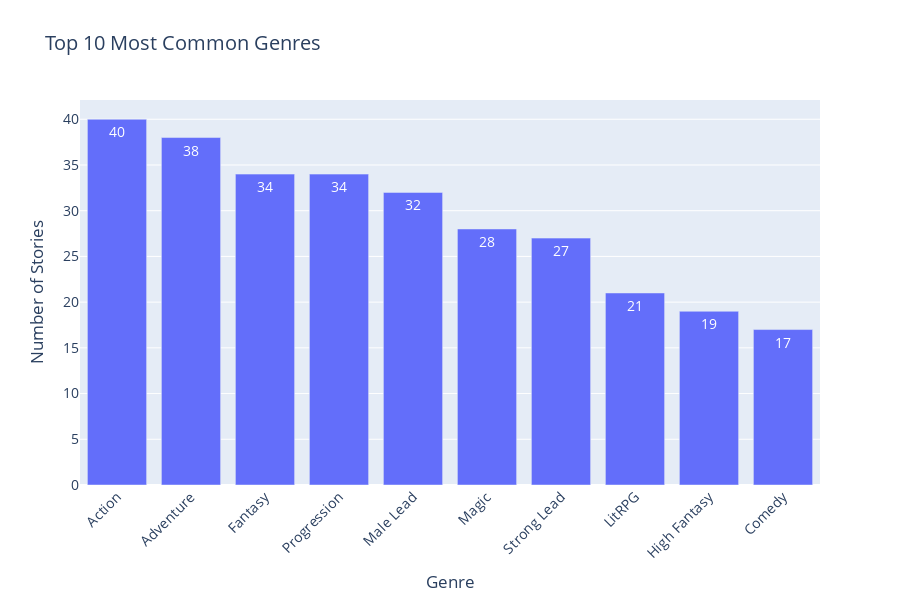
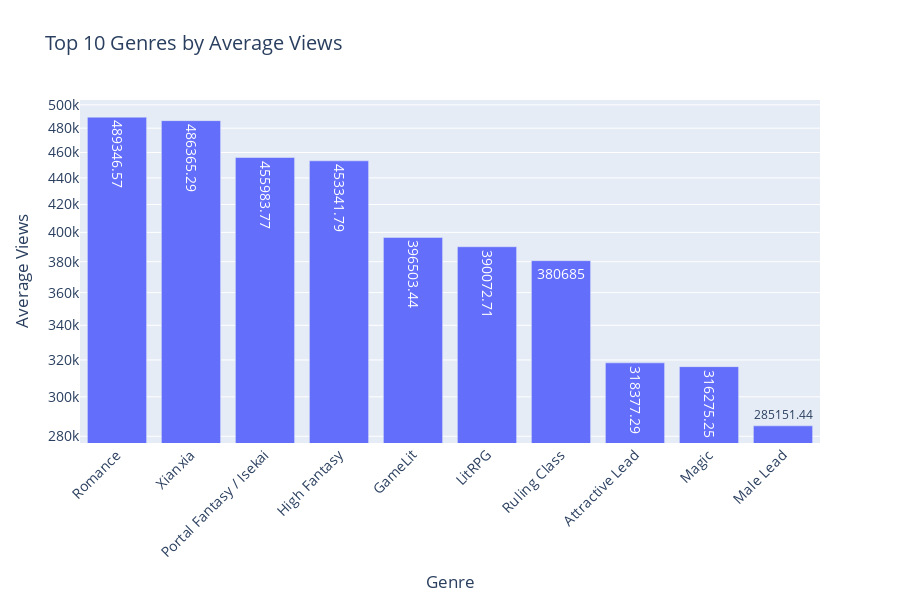
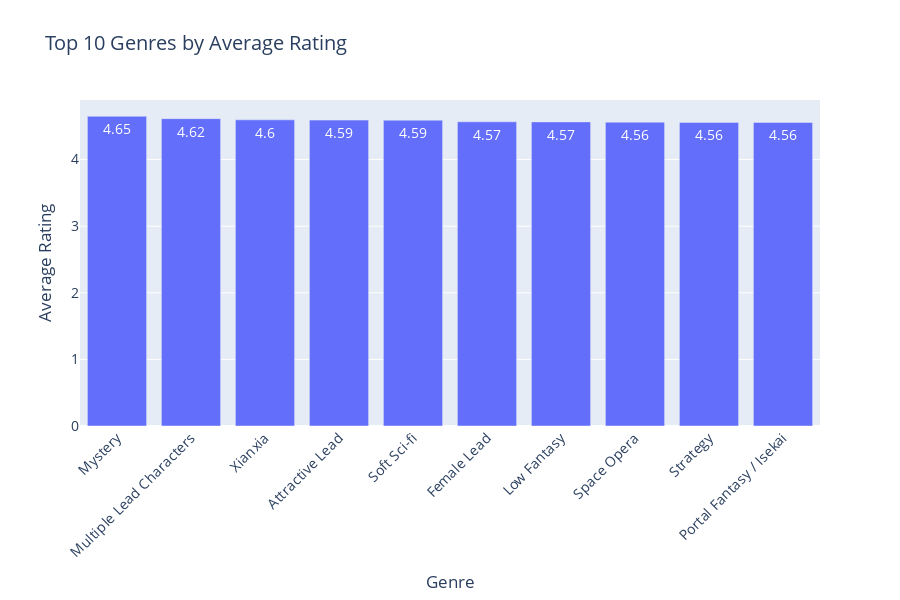

The notebook cell saved with these charts, in order:
### Markdown cell above
## Genre Analysis

Let's analyze the distribution of genres and their relationship with other metrics. This will help us understand which genres are most popular and successful on Royal Road.

### Code cell
# Get genre distribution (handling null values)
genres = df['genre'].fillna('Unknown').str.split(',').explode().str.strip()
genre_counts = genres.value_counts()

# Create bar chart of genre distribution
fig = go.Figure(data=[
    go.Bar(
        x=genre_counts.head(10).index, 
        y=genre_counts.head(10).values,
        text=genre_counts.head(10).values,
        textposition='auto'
    )
])

fig.update_layout(
    title='Top 10 Most Common Genres',
    xaxis_title='Genre',
    yaxis_title='Number of Stories',
    xaxis_tickangle=-45,
    height=600,
    width=900,
    font=dict(size=14),
    margin=dict(b=100)  # Add more margin at the bottom for rotated labels
)
fig.show()

# Calculate and display genre performance metrics
for metric in ['views', 'rating', 'followers']:
    # Create a list to store data for each story-genre pair
    story_genre_data = []
    
    # Process each row (story) individually
    for _, row in df.dropna(subset=['genre', metric]).iterrows():
        if pd.isna(row['genre']) or not row['genre']:
            continue
            
        # Split the genres string into a list
        genres = row['genre'].split(',')
        
        # Add each genre-story pair to our data
        for genre in genres:
            genre = genre.strip()
            if genre:  # Skip empty strings
                story_genre_data.append({
                    'story_id': row['id'],
                    'genre': genre,
                    metric: row[metric]
                })
    
    # Create a DataFrame from our list
    genre_df = pd.DataFrame(story_genre_data)
    
    # Calculate average and count for each genre
    genre_stats = genre_df.groupby('genre').agg({metric: ['mean', 'count']})
    genre_stats.columns = genre_stats.columns.droplevel(0)  # Flatten multi-index
    
    # Filter for genres with at least 5 stories
    genre_stats = genre_stats[genre_stats['count'] >= 5]
    
    # Sort by mean and get top 10
    top_genres = genre_stats.nlargest(10, 'mean').reset_index()
    
    # Create bar chart
    fig = go.Figure(data=[
        go.Bar(
            x=top_genres['genre'],
            y=top_genres['mean'],
            text=np.round(top_genres['mean'], 2),
            textposition='auto',
            customdata=top_genres['count'],
            hovertemplate='Genre: %{x}<br>' +
                         f'Average {metric}: %{{y:,.2f}}<br>' +
                         'Number of stories: %{customdata}<br>'
        )
    ])
    
    fig.update_layout(
        title=f'Top 10 Genres by Average {metric.capitalize()}',
        xaxis_title='Genre',
        yaxis_title=f'Average {metric.capitalize()}',
        xaxis_tickangle=-45,
        height=600,
        width=900,
        font=dict(size=14),
        margin=dict(b=100)
    )
    
    # Use log scale for views and followers
    if metric in ['views', 'followers']:
        fig.update_yaxes(type='log')
    
    fig.show()

### Figure 1 — Plotly figure (JSON) as saved in the notebook; plotly's stock layout.template omitted (floating-point values rounded to 4 significant figures)
{"data": [{"text": [40.0, 38.0, 34.0, 34.0, 32.0, 28.0, 27.0, 21.0, 19.0, 17.0], "textposition": "auto", "type": "bar", "x": ["Action", "Adventure", "Fantasy", "Progression", "Male Lead", "Magic", "Strong Lead", "LitRPG", "High Fantasy", "Comedy"], "y": [40, 38, 34, 34, 32, 28, 27, 21, 19, 17]}], "layout": {"font": {"size": 14}, "height": 600, "margin": {"b": 100}, "title": {"text": "Top 10 Most Common Genres"}, "width": 900, "xaxis": {"tickangle": -45, "title": {"text": "Genre"}}, "yaxis": {"title": {"text": "Number of Stories"}}}}

### Figure 2 — Plotly figure (JSON) as saved in the notebook; plotly's stock layout.template omitted (floating-point values rounded to 4 significant figures)
{"data": [{"customdata": [7, 7, 13, 19, 9, 21, 10, 7, 28, 32], "hovertemplate": "Genre: %{x}<br>Average views: %{y:,.2f}<br>Number of stories: %{customdata}<br>", "text": [489300.0, 486400.0, 456000.0, 453300.0, 396500.0, 390100.0, 380700.0, 318400.0, 316300.0, 285200.0], "textposition": "auto", "type": "bar", "x": ["Romance", "Xianxia", "Portal Fantasy / Isekai", "High Fantasy", "GameLit", "LitRPG", "Ruling Class", "Attractive Lead", "Magic", "Male Lead"], "y": [489300.0, 486400.0, 456000.0, 453300.0, 396500.0, 390100.0, 380700.0, 318400.0, 316300.0, 285200.0]}], "layout": {"font": {"size": 14}, "height": 600, "margin": {"b": 100}, "title": {"text": "Top 10 Genres by Average Views"}, "width": 900, "xaxis": {"tickangle": -45, "title": {"text": "Genre"}}, "yaxis": {"title": {"text": "Average Views"}, "type": "log"}}}

### Figure 3 — Plotly figure (JSON) as saved in the notebook; plotly's stock layout.template omitted (floating-point values rounded to 4 significant figures)
{"data": [{"customdata": [5, 8, 7, 7, 6, 8, 10, 6, 15, 13], "hovertemplate": "Genre: %{x}<br>Average rating: %{y:,.2f}<br>Number of stories: %{customdata}<br>", "text": [4.65, 4.62, 4.6, 4.59, 4.59, 4.57, 4.57, 4.56, 4.56, 4.56], "textposition": "auto", "type": "bar", "x": ["Mystery", "Multiple Lead Characters", "Xianxia", "Attractive Lead", "Soft Sci-fi", "Female Lead", "Low Fantasy", "Space Opera", "Strategy", "Portal Fantasy / Isekai"], "y": [4.65, 4.615, 4.597, 4.593, 4.592, 4.567, 4.566, 4.562, 4.559, 4.558]}], "layout": {"font": {"size": 14}, "height": 600, "margin": {"b": 100}, "title": {"text": "Top 10 Genres by Average Rating"}, "width": 900, "xaxis": {"tickangle": -45, "title": {"text": "Genre"}}, "yaxis": {"title": {"text": "Average Rating"}}}}
